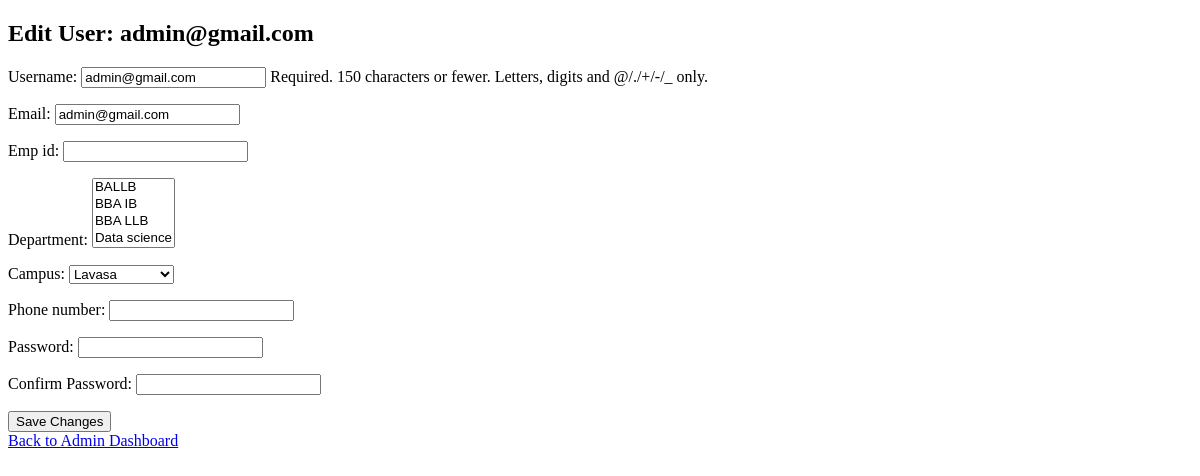
Page /accounts/edit_user/118/ (signed in) on the earlier database version.
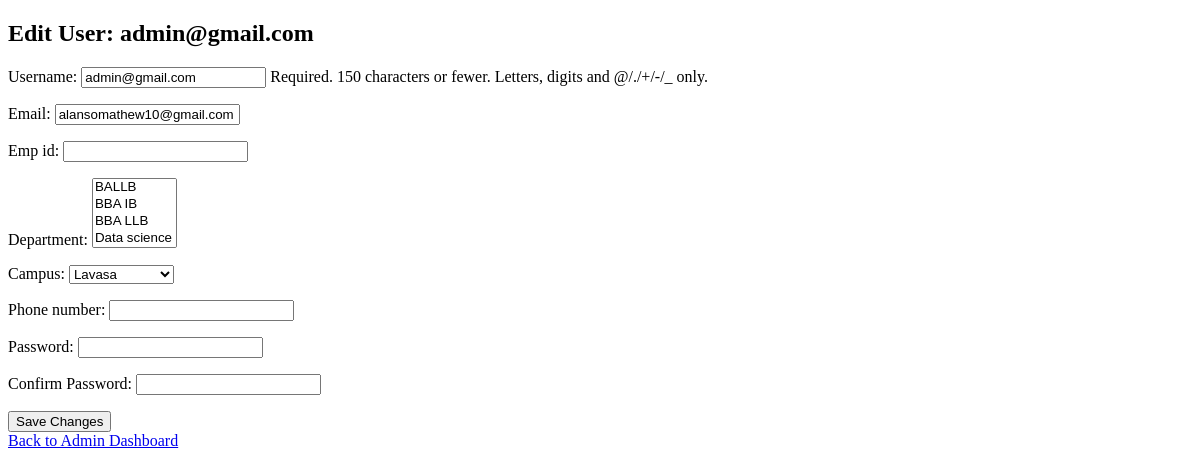
Same page on the later database version.
### accounts/models.py (models this page shows, shortened)
class CustomUser(AbstractUser):
    emp_id = models.CharField(max_length=20, blank=True, null=True)
    campus = models.ForeignKey('Campus', on_delete=models.SET_NULL, null=True, blank=True)
    school = models.ForeignKey('School', on_delete=models.SET_NULL, null=True, blank=True)
    department = models.ManyToManyField('Department', blank=True)
    phone_number = models.CharField(max_length=15, blank=True, null=True)
    gender = models.CharField(max_length=10, blank=True, null=True)
    phone_no = models.CharField(max_length=15, blank=True, null=True)
    role = models.CharField(
        max_length=10,
        choices=[('admin', 'Admin'), ('hod', 'HOD'), ('staff', 'Staff'), ('student', 'Student')],
        blank=True, null=True,
    )
    email = models.EmailField(unique=True)
    USERNAME_FIELD = 'email'  # login using email
    REQUIRED_FIELDS = ['username']        # must NOT include 'email'

### accounts/views.py (the view)
# urls.py: path('edit_user/', views.edit_user, name='edit_user'),  # Without user_id in path
@login_required
def edit_user(request, user_id):
    user = get_object_or_404(CustomUser, id=user_id)
    if request.user.role not in ['admin', 'hod']:
        messages.error(request, "You do not have permission to edit this user.")
        return redirect('accounts:dashboard')  # Redirect to a safe page
    if request.method == 'POST':
        form = HODRegisterForm(request.POST, instance=user)  # Or a custom StaffEditForm
        if form.is_valid():
            form.save()
            messages.success(request, "User details updated successfully!")
            return redirect('accounts:hod_staff')
        else:
            messages.error(request, "There were errors in the form. Please try again.")
    else:
        form = HODRegisterForm(instance=user)
    return render(request, 'accounts/edit_user.html', {'form': form, 'user': user})

### accounts/forms.py (shortened to what this page needs)
class HODRegisterForm(forms.ModelForm):
    password1 = forms.CharField(widget=forms.PasswordInput(), label="Password")
    password2 = forms.CharField(widget=forms.PasswordInput(), label="Confirm Password")
    class Meta:
        model = CustomUser
        fields = ['username', 'email', 'emp_id', 'department', 'campus', 'phone_number', 'password1', 'password2']

### accounts/context_processors.py (called while the page is built)
def all_projects(request):
    projects = Project.objects.all()
    return {'projects': projects}

def global_teams_and_students(request):
    teams = Team.objects.all()
    students = User.objects.filter(role='staff')
    return {
        'teams': teams,
        'students': students
    }

### accounts/models.py (called while the page is built)
    def __str__(self):
        return self.name

    def __str__(self):
        return self.name

### accounts/templates/accounts/edit_user.html (shortened to what this page needs)
<!DOCTYPE html>
<html lang="en">
<head>
</head>
<body>
    <h2>Edit User: {{ user.username }}</h2>
    <form method="POST">
        {{ form.as_p }}
        <button type="submit" class="btn btn-primary">Save Changes</button>
    </form>
    <a href="{% url 'accounts:admin_dashboard' %}">Back to Admin Dashboard</a>
</body>
</html>

Differences in the rows shown:
changed CustomUser "admin@gmail.com": email "admin@gmail.com" → "alansomathew10@gmail.com"
